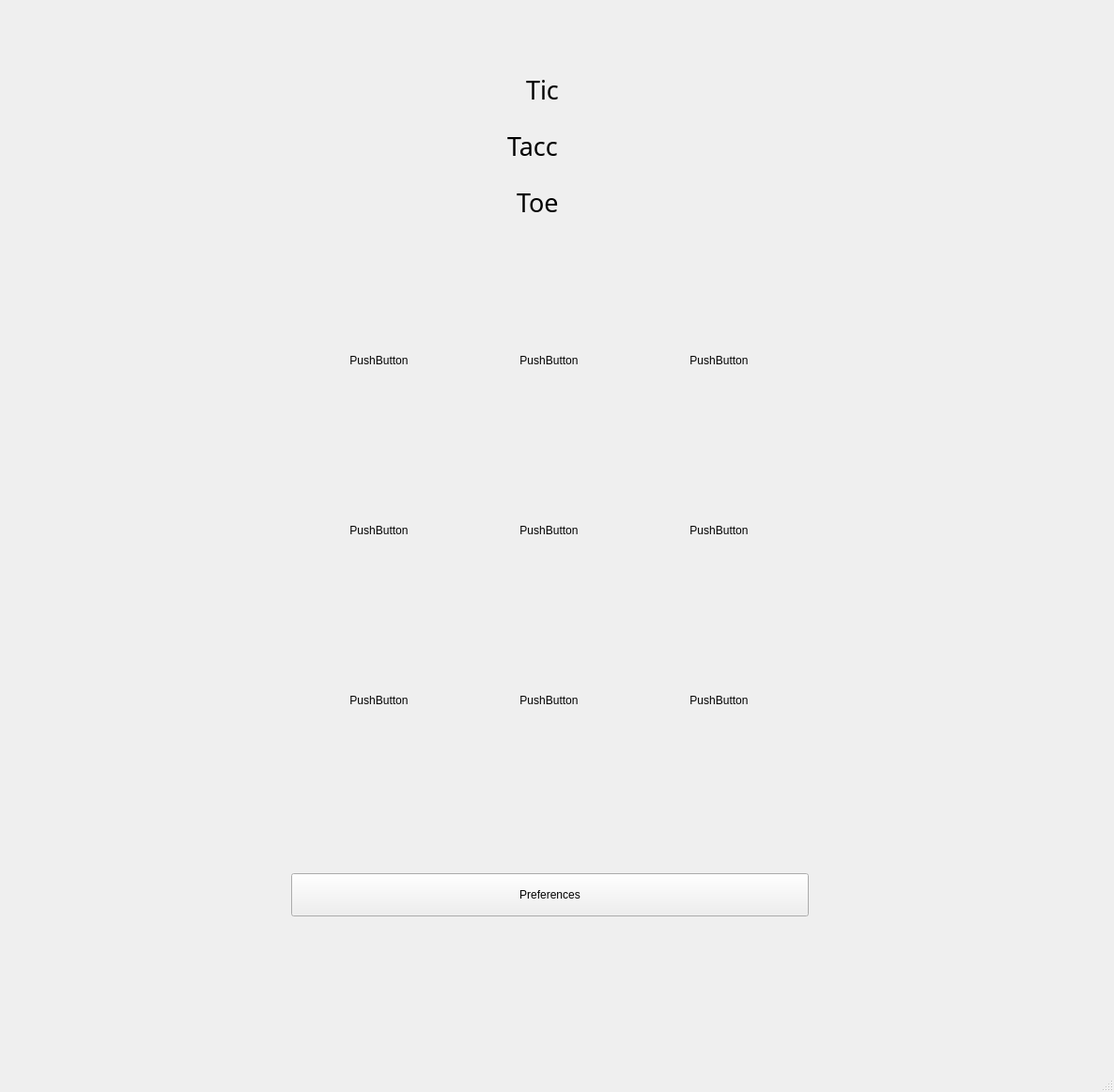
<?xml version="1.0" encoding="UTF-8"?>
<ui version="4.0">
 <class>MainWindow</class>
 <widget class="QMainWindow" name="MainWindow">
  <property name="geometry">
   <rect>
    <x>0</x>
    <y>0</y>
    <width>1186</width>
    <height>1163</height>
   </rect>
  </property>
  <property name="windowTitle">
   <string>MainWindow</string>
  </property>
  <widget class="QWidget" name="centralwidget">
   <widget class="QLabel" name="label_3">
    <property name="geometry">
     <rect>
      <x>550</x>
      <y>190</y>
      <width>101</width>
      <height>51</height>
     </rect>
    </property>
    <property name="font">
     <font>
      <family>MS Reference Sans Serif</family>
      <pointsize>20</pointsize>
      <weight>50</weight>
      <bold>false</bold>
     </font>
    </property>
    <property name="text">
     <string>Toe</string>
    </property>
   </widget>
   <widget class="QWidget" name="layoutWidget">
    <property name="geometry">
     <rect>
      <x>310</x>
      <y>290</y>
      <width>551</width>
      <height>551</height>
     </rect>
    </property>
    <layout class="QGridLayout" name="gridLayout">
     <property name="spacing">
      <number>0</number>
     </property>
     <item row="0" column="0">
      <widget class="QPushButton" name="Block1">
       <property name="sizePolicy">
        <sizepolicy hsizetype="Fixed" vsizetype="Fixed">
         <horstretch>0</horstretch>
         <verstretch>0</verstretch>
        </sizepolicy>
       </property>
       <property name="minimumSize">
        <size>
         <width>175</width>
         <height>175</height>
        </size>
       </property>
       <property name="maximumSize">
        <size>
         <width>175</width>
         <height>175</height>
        </size>
       </property>
       <property name="text">
        <string>PushButton</string>
       </property>
       <property name="flat">
        <bool>true</bool>
       </property>
      </widget>
     </item>
     <item row="0" column="1">
      <widget class="QPushButton" name="Block2">
       <property name="sizePolicy">
        <sizepolicy hsizetype="Fixed" vsizetype="Fixed">
         <horstretch>0</horstretch>
         <verstretch>0</verstretch>
        </sizepolicy>
       </property>
       <property name="minimumSize">
        <size>
         <width>175</width>
         <height>175</height>
        </size>
       </property>
       <property name="maximumSize">
        <size>
         <width>175</width>
         <height>175</height>
        </size>
       </property>
       <property name="text">
        <string>PushButton</string>
       </property>
       <property name="flat">
        <bool>true</bool>
       </property>
      </widget>
     </item>
     <item row="0" column="2">
      <widget class="QPushButton" name="Block3">
       <property name="sizePolicy">
        <sizepolicy hsizetype="Fixed" vsizetype="Fixed">
         <horstretch>0</horstretch>
         <verstretch>0</verstretch>
        </sizepolicy>
       </property>
       <property name="minimumSize">
        <size>
         <width>175</width>
         <height>175</height>
        </size>
       </property>
       <property name="maximumSize">
        <size>
         <width>175</width>
         <height>175</height>
        </size>
       </property>
       <property name="text">
        <string>PushButton</string>
       </property>
       <property name="flat">
        <bool>true</bool>
       </property>
      </widget>
     </item>
     <item row="1" column="0">
      <widget class="QPushButton" name="Block4">
       <property name="sizePolicy">
        <sizepolicy hsizetype="Fixed" vsizetype="Fixed">
         <horstretch>0</horstretch>
         <verstretch>0</verstretch>
        </sizepolicy>
       </property>
       <property name="minimumSize">
        <size>
         <width>175</width>
         <height>175</height>
        </size>
       </property>
       <property name="maximumSize">
        <size>
         <width>175</width>
         <height>175</height>
        </size>
       </property>
       <property name="text">
        <string>PushButton</string>
       </property>
       <property name="flat">
        <bool>true</bool>
       </property>
      </widget>
     </item>
     <item row="1" column="1">
      <widget class="QPushButton" name="Block5">
       <property name="sizePolicy">
        <sizepolicy hsizetype="Fixed" vsizetype="Fixed">
         <horstretch>0</horstretch>
         <verstretch>0</verstretch>
        </sizepolicy>
       </property>
       <property name="minimumSize">
        <size>
         <width>175</width>
         <height>175</height>
        </size>
       </property>
       <property name="maximumSize">
        <size>
         <width>175</width>
         <height>175</height>
        </size>
       </property>
       <property name="text">
        <string>PushButton</string>
       </property>
       <property name="flat">
        <bool>true</bool>
       </property>
      </widget>
     </item>
     <item row="1" column="2">
      <widget class="QPushButton" name="Block6">
       <property name="sizePolicy">
        <sizepolicy hsizetype="Fixed" vsizetype="Fixed">
         <horstretch>0</horstretch>
         <verstretch>0</verstretch>
        </sizepolicy>
       </property>
       <property name="minimumSize">
        <size>
         <width>175</width>
         <height>175</height>
        </size>
       </property>
       <property name="maximumSize">
        <size>
         <width>175</width>
         <height>175</height>
        </size>
       </property>
       <property name="text">
        <string>PushButton</string>
       </property>
       <property name="flat">
        <bool>true</bool>
       </property>
      </widget>
     </item>
     <item row="2" column="0">
      <widget class="QPushButton" name="Block7">
       <property name="sizePolicy">
        <sizepolicy hsizetype="Fixed" vsizetype="Fixed">
         <horstretch>0</horstretch>
         <verstretch>0</verstretch>
        </sizepolicy>
       </property>
       <property name="minimumSize">
        <size>
         <width>175</width>
         <height>175</height>
        </size>
       </property>
       <property name="maximumSize">
        <size>
         <width>175</width>
         <height>175</height>
        </size>
       </property>
       <property name="text">
        <string>PushButton</string>
       </property>
       <property name="flat">
        <bool>true</bool>
       </property>
      </widget>
     </item>
     <item row="2" column="1">
      <widget class="QPushButton" name="Block8">
       <property name="sizePolicy">
        <sizepolicy hsizetype="Fixed" vsizetype="Fixed">
         <horstretch>0</horstretch>
         <verstretch>0</verstretch>
        </sizepolicy>
       </property>
       <property name="minimumSize">
        <size>
         <width>175</width>
         <height>175</height>
        </size>
       </property>
       <property name="maximumSize">
        <size>
         <width>175</width>
         <height>175</height>
        </size>
       </property>
       <property name="text">
        <string>PushButton</string>
       </property>
       <property name="flat">
        <bool>true</bool>
       </property>
      </widget>
     </item>
     <item row="2" column="2">
      <widget class="QPushButton" name="Block9">
       <property name="sizePolicy">
        <sizepolicy hsizetype="Fixed" vsizetype="Fixed">
         <horstretch>0</horstretch>
         <verstretch>0</verstretch>
        </sizepolicy>
       </property>
       <property name="minimumSize">
        <size>
         <width>175</width>
         <height>175</height>
        </size>
       </property>
       <property name="maximumSize">
        <size>
         <width>175</width>
         <height>175</height>
        </size>
       </property>
       <property name="text">
        <string>PushButton</string>
       </property>
       <property name="flat">
        <bool>true</bool>
       </property>
      </widget>
     </item>
    </layout>
   </widget>
   <widget class="QLabel" name="label">
    <property name="geometry">
     <rect>
      <x>560</x>
      <y>40</y>
      <width>141</width>
      <height>111</height>
     </rect>
    </property>
    <property name="font">
     <font>
      <family>MS Reference Sans Serif</family>
      <pointsize>20</pointsize>
      <weight>50</weight>
      <bold>false</bold>
     </font>
    </property>
    <property name="text">
     <string>Tic</string>
    </property>
   </widget>
   <widget class="QLabel" name="label_2">
    <property name="geometry">
     <rect>
      <x>540</x>
      <y>100</y>
      <width>141</width>
      <height>111</height>
     </rect>
    </property>
    <property name="font">
     <font>
      <family>MS Reference Sans Serif</family>
      <pointsize>20</pointsize>
      <weight>50</weight>
      <bold>false</bold>
     </font>
    </property>
    <property name="text">
     <string>Tacc</string>
    </property>
   </widget>
   <widget class="QPushButton" name="prefButton">
    <property name="geometry">
     <rect>
      <x>310</x>
      <y>930</y>
      <width>551</width>
      <height>46</height>
     </rect>
    </property>
    <property name="text">
     <string>Preferences</string>
    </property>
   </widget>
  </widget>
  <widget class="QMenuBar" name="menubar">
   <property name="geometry">
    <rect>
     <x>0</x>
     <y>0</y>
     <width>1186</width>
     <height>38</height>
    </rect>
   </property>
  </widget>
  <widget class="QStatusBar" name="statusbar"/>
 </widget>
 <resources/>
 <connections/>
</ui>
